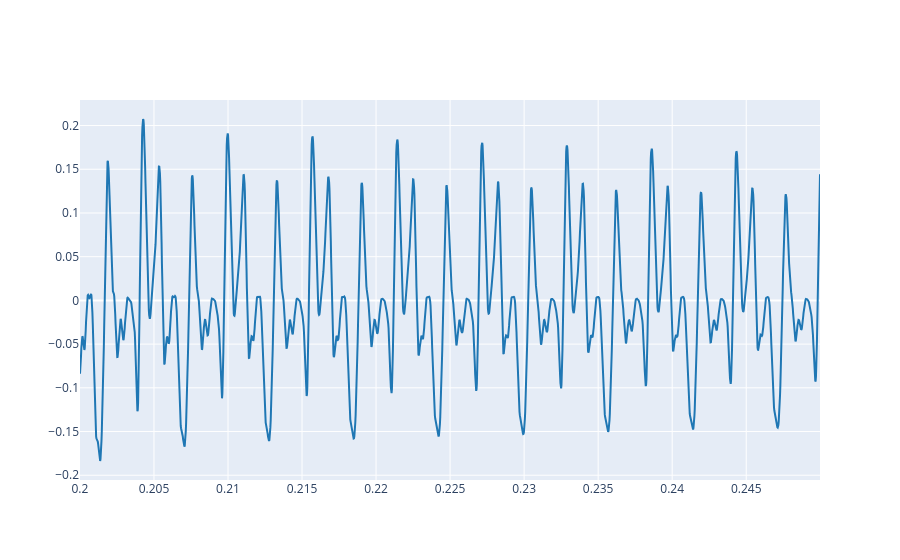

Notebook source saved alongside this figure:
### Markdown cell above
3.1. Load your reference audio signal and plot some periods (5-10) where the amplitude is stable. For instance see Ex. 2.3 from Lab 1.

### Code cell
ref, fs = load_audio("audio/audio.wav")

t_start = 0.2   # segundos
t_end = 0.25    # segundos

# Mostrar el fragmento (alrededor de 5–10 periodos)
plot_signals(ref, fs, t_start, t_end, name='reference signal')

### Figure 1 — Plotly figure (JSON) as saved in the notebook; plotly's stock layout.template omitted (floating-point values rounded to 4 significant figures; data arrays with more than 128 entries replaced by an {"elided": "..."} marker saying what was removed)
{"data": [{"line": {"color": "#1f77b4", "shape": "linear"}, "mode": "lines", "name": "reference signal 0", "type": "scatter", "x": {"elided": "2205 float values"}, "y": {"elided": "2205 float values"}}], "layout": {}}
